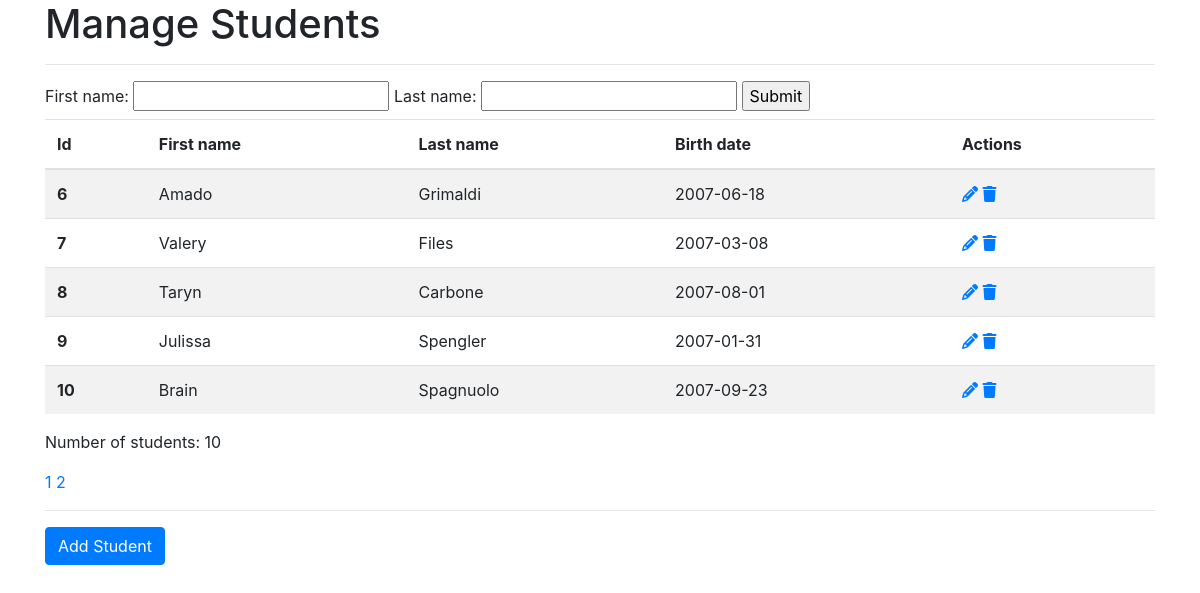
The page /manageStudent.php?page=2 on the database its author committed.
### tables this page shows
CREATE TABLE "students" (
	"id"	INTEGER NOT NULL PRIMARY KEY AUTOINCREMENT,
	"first_name"	TEXT NOT NULL,
	"last_name"	TEXT NOT NULL,
	"birth_date"	TEXT NOT NULL,
	"address"	TEXT,
	"postcode"	TEXT,
	"city"	TEXT,
	"state"	TEXT,
	"country"	TEXT
);

### manageStudent.php (the view, shortened to what this page needs)
<!doctype html>
<html lang="en">
<head>
	<link rel="stylesheet" href="https://stackpath.bootstrapcdn.com/bootstrap/4.4.1/css/bootstrap.min.css"
>
</head>
<body>
<div class="container">
	<h1>Manage Students</h1>
	<hr/>
	<?php
	$pdo = ( new SQLiteConnection() )->connect();
	if ( $pdo === null ) {
		echo 'Whoops, could not connect to the SQLite database!';
	} else {
		$action = $_GET['action'] ?? '';
				?>
		<form method="get">
			<label>
				First name:
				<input type="text" name="first_name" value="<?= $_GET['first_name'] ?? '' ?>">
			</label>
			<label>
				Last name:
				<input type="text" name="last_name" value="<?= $_GET['last_name'] ?? '' ?>">
			</label>
			<input type="submit" value="Submit">
		</form>
		<?php
		$count_query = 'SELECT COUNT(*) as num_rows from students where 1=1 ';
		$query = 'SELECT id, first_name, last_name, birth_date from students where 1=1 ';
		$filters = '';
		$count_result = $pdo->query( $count_query . $filters )->fetch()['num_rows'];
		$num_pages = ( $count_result / 5 ) + ( ( $count_result % 5 ) ? 1 : 0 );
		$page  = $_GET['page'] ?? 1;
		$query .= $filters . ' LIMIT 5 OFFSET ' . ( $page - 1 ) * 5;
		$result = $pdo->query( $query );
		?>
		<table class="table table-striped">
			<thead>
			<tr>
				<th scope="col">Id</th>
				<th scope="col">First name</th>
				<th scope="col">Last name</th>
				<th scope="col">Birth date</th>
				<th scope="col">Actions</th>
			</tr>
			</thead>
			<tbody>
			<?php
			foreach ( $result as $row ) {
				echo '<tr>';
				echo '<th scope="row">' . $row['id'] . '</th>';
				echo '<td>' . $row['first_name'] . '</td>';
				echo '<td>' . $row['last_name'] . '</td>';
				echo '<td>' . $row['birth_date'] . '</td>';
				echo '<td>';
				echo '<a href="?action=update&id=' . $row['id'] . '"><i class="fas fa-pencil-alt"></i></a>&nbsp;';
				echo '<a href="?action=delete&id=' . $row['id'] . '"><i class="fas fa-trash"></i></a>';
				echo '</td>';
				echo '</tr>';
			}
			?>
			</tbody>
		</table>
		<p>Number of students: <?= $count_result ?></p>
		<?php
		for ( $i = 1; $i <= $num_pages; $i ++ ) {
			if ( $action === 'search' ) {
				$filter = '&action=search&first_name=' . ( $_GET['first_name'] ?? '' ) . '&last_name=' . ( $_GET['lastname'] ?? '' );
			} else {
				$filter = '';
			}
			echo '<a href="?page=' . $i . $filter . '">' . $i . '</a> ';
		}
	}
	?>
	<hr/>
	<a href="?action=insert" class="btn btn-primary">Add Student</a>
</div>
</body>
</html>

### rows shown on the page
students: id "6", first_name "Amado", last_name "Grimaldi", birth_date "2007-06-18"
students: id "7", first_name "Valery", last_name "Files", birth_date "2007-03-08"
students: id "8", first_name "Taryn", last_name "Carbone", birth_date "2007-08-01"
students: id "9", first_name "Julissa", last_name "Spengler", birth_date "2007-01-31"
students: id "10", first_name "Brain", last_name "Spagnuolo", birth_date "2007-09-23"

### other values the page prints
$count_result "10"
